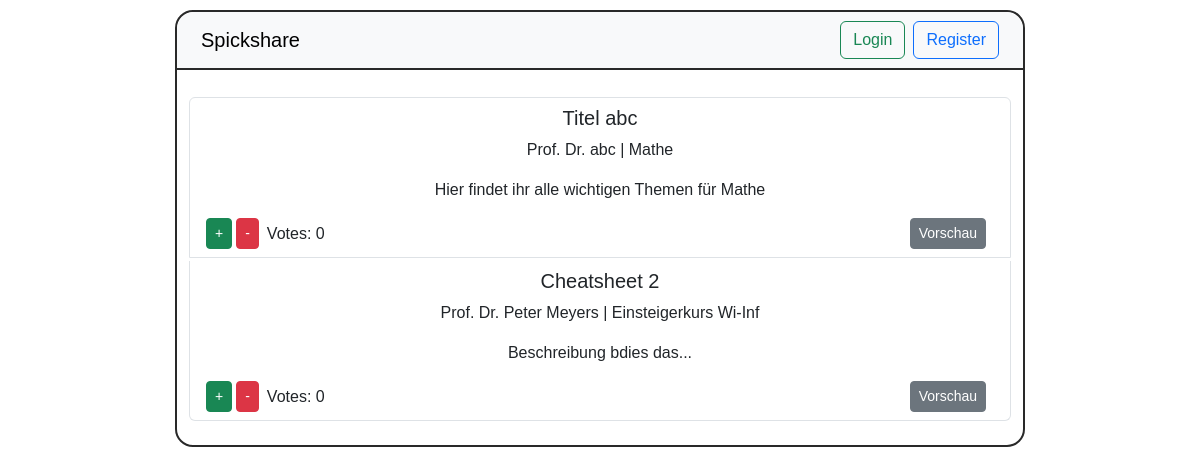
Before: /index/ with the older database file.
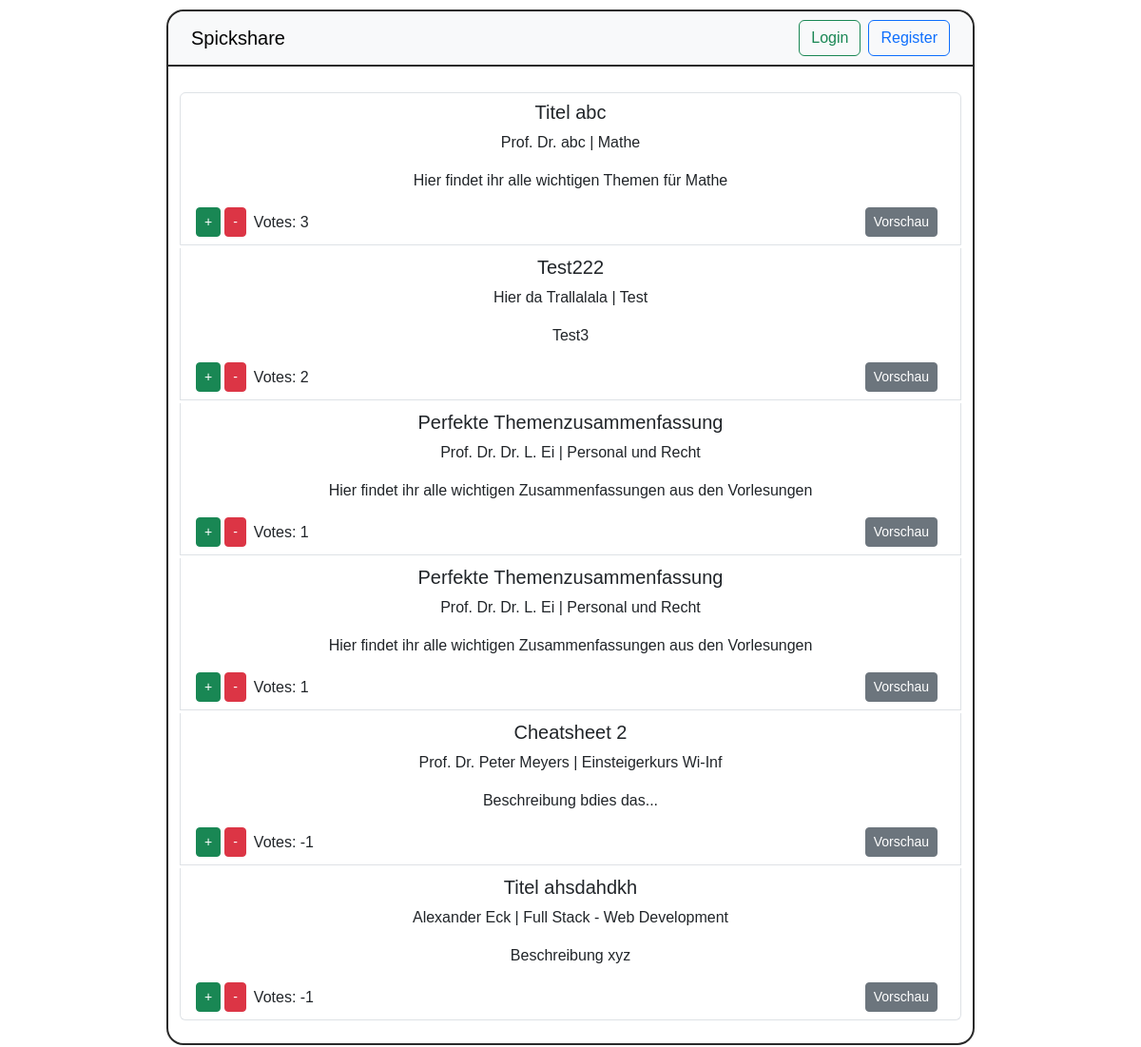
After: the same page with the newer database file.
### models.py (models this page shows)
class Cheatsheet(db.Model):
    id = db.Column(db.Integer, primary_key=True)
    title = db.Column(db.String, nullable=False)
    description = db.Column(db.String, nullable=False)
    creditcost = db.Column(db.Integer, default=1, nullable=True)
    pdf_datei = db.Column(db.LargeBinary, nullable=False)
    module = db.Column(db.String, nullable=False)
    professor = db.Column(db.String, nullable=False)
    user_id = db.Column(db.Integer, db.ForeignKey('user.id'), nullable=True)
    votes = db.Column(db.Integer, default=0, nullable=False)
    created_at = db.Column(db.DateTime, default=func.now())

### app.py (the view)
@app.route('/index/')
def index():
    cheatsheets = Cheatsheet.query.order_by(Cheatsheet.votes.desc()).all()  #https://www.youtube.com/watch?v=0_AoM58PSlA
    return render_template('index.html', cheatsheets=cheatsheets, user=current_user) #https://youtu.be/dam0GPOAvVI?t=7011

### templates/index.html (shortened to what this page needs)
<!doctype html>
<html lang="de">
<head>
    <link href="https://cdn.jsdelivr.net/npm/bootstrap@5.3.0/dist/css/bootstrap.min.css" rel="stylesheet">
    <link rel="stylesheet" href="{{ url_for('static', filename='css/style.css') }}">
</head>
<body>
<nav class="navbar navbar-expand-lg navbar-light bg-light px-4">
  <a class="navbar-brand" href="#">Spickshare</a>
  <div class="d-flex ms-auto align-items-center">
    {% if user.is_authenticated %}
      <span class="me-3">Credits: {{ user.credits }}</span>
      <form action="{{ url_for('upload') }}" class="me-2">
        <button type="submit" class="btn btn-outline-primary">Upload</button>
      </form>
      <a href="{{ url_for('logout') }}" class="btn btn-outline-danger">Logout</a>
    {% else %}
      <a href="{{ url_for('login') }}" class="btn btn-outline-success me-2">Login</a>
      <a href="{{ url_for('register') }}" class="btn btn-outline-primary">Register</a>
    {% endif %}
  </div>
</nav>
<div class="container my-4">
  <ul class="list-group">
    {% for cheatsheet in cheatsheets %}
      <li class="list-group-item">
        <h5>{{ cheatsheet.title }}</h5>
        <p>{{ cheatsheet.professor }} | {{ cheatsheet.module }}</p>
        <p>{{ cheatsheet.description }}</p>
        <div class="d-flex justify-content-between">
          <form action="{{ url_for('vote') }}" method="POST" class="d-flex align-items-center">
            <button type="submit" name="Voteinput" value="+" class="btn btn-success btn-sm me-1">+</button>
            <button type="submit" name="Voteinput" value="-" class="btn btn-danger btn-sm me-2">-</button>
            <span>Votes: {{ cheatsheet.votes }}</span>
          </form>
          <div>
            <button class="btn btn-secondary btn-sm me-2">Vorschau</button>
          </div>
        </div>
      </li>
    {% endfor %}
  </ul>
</div>
</body>
</html>

### static/css/style.css (style rules this page uses)
body { text-align: center; font-family: sans-serif; width: 850px; margin: 10px auto; border: 2px solid #292929; border-radius: 18px; border-width: 2px; }
a { color: #35a; text-decoration: none; }
ul { list-style: none; margin: 0; padding: 0; }
li { margin-top: 3px; }
form { display: inline; }
nav { background: #eee; border-bottom: 2px solid #292929; display: flex; align-items: center; padding: 0 5px; border-top-left-radius: 18px; border-top-right-radius: 18px; }
nav a { text-decoration: none; }

Changed rows visible on the page:
changed Cheatsheet "Titel abc": votes "0" → "3"
added Cheatsheet: title "Test222", professor "Hier da Trallalala", module "Test", description "Test3", votes "2"
added Cheatsheet: title "Perfekte Themenzusammenfassung", professor "Prof. Dr. Dr. L. Ei", module "Personal und Recht", description "Hier findet ihr alle wichtigen Zusammenfassungen aus den Vorlesungen", votes "1"
added Cheatsheet: title "Perfekte Themenzusammenfassung", professor "Prof. Dr. Dr. L. Ei", module "Personal und Recht", description "Hier findet ihr alle wichtigen Zusammenfassungen aus den Vorlesungen", votes "1"
changed Cheatsheet "Cheatsheet 2": votes "0" → "-1"
added Cheatsheet: title "Titel ahsdahdkh", professor "Alexander Eck", module "Full Stack - Web Development", description "Beschreibung xyz", votes "-1"
